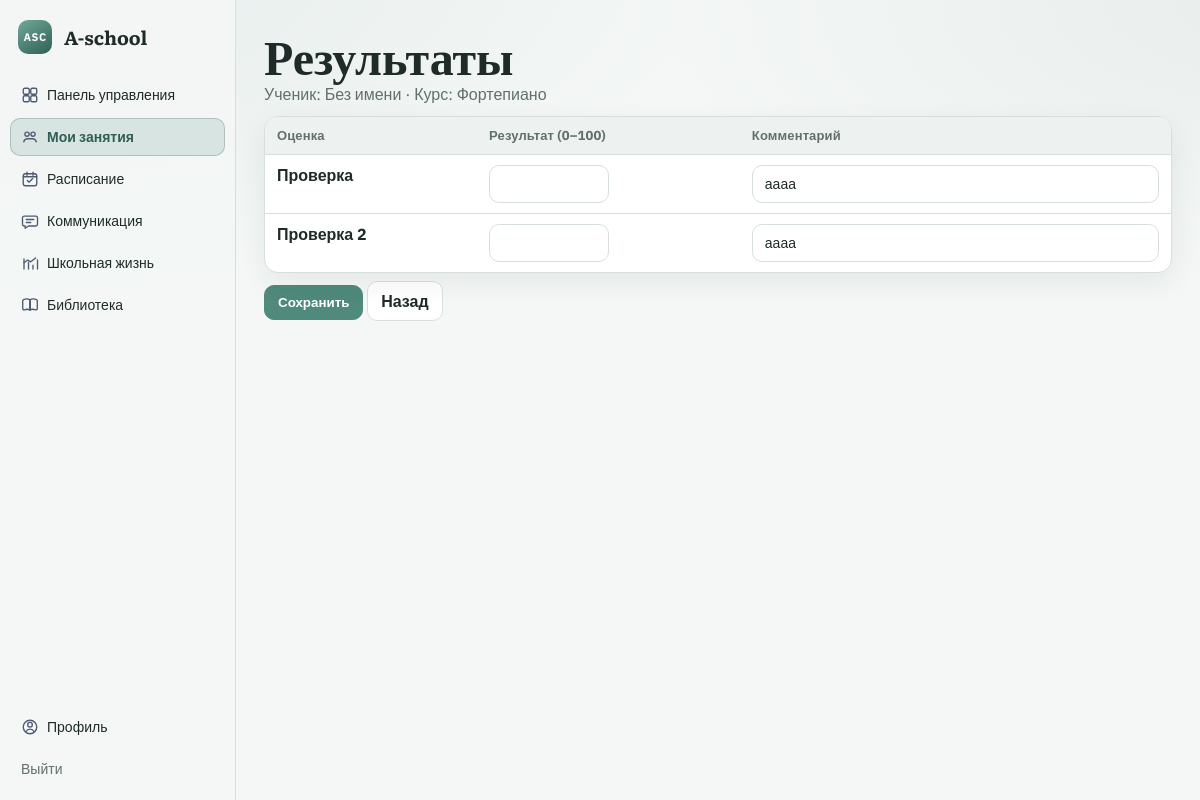
/teacher/students/3/results/ (signed in), run on an earlier commit of the app's database.
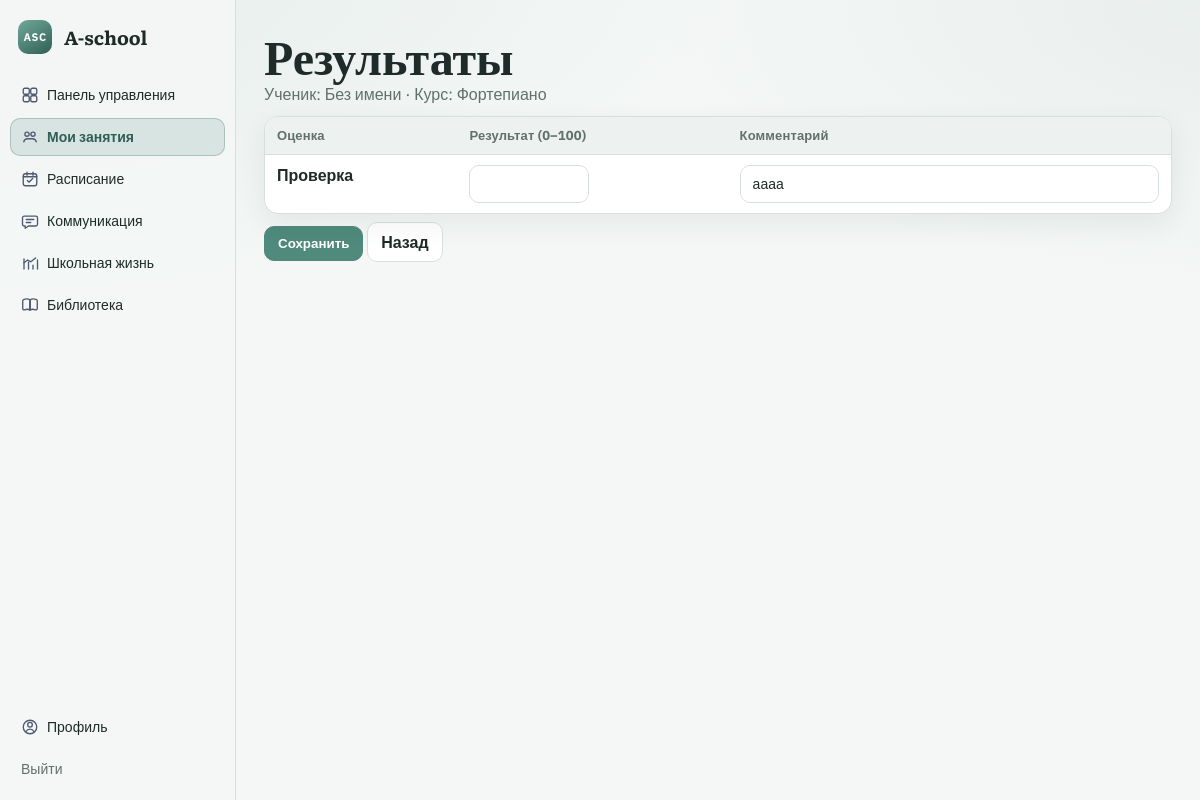
And on a later commit of the database.
### apps/gradebook/models.py (models this page shows, shortened)
class Assessment(models.Model):
    class AssessmentType(models.TextChoices):
        HOMEWORK = "HOMEWORK", "Домашнее задание"
        PERFORMANCE = "PERFORMANCE", "Выступление"
        JURY = "JURY", "Жюри"
        THEORY_TEST = "THEORY_TEST", "Тест по теории"
    course = models.ForeignKey(Course, on_delete=models.CASCADE, related_name="assessments")
    title = models.CharField(max_length=200)
    assessment_type = models.CharField(max_length=32, choices=AssessmentType.choices)
    max_score = models.DecimalField(max_digits=6, decimal_places=2, default=100)
    weight = models.DecimalField(max_digits=6, decimal_places=2, default=1)
    source_assignment = models.OneToOneField(
        "homework.Assignment",
        null=True,
        blank=True,
        on_delete=models.SET_NULL,
        related_name="assessment",
    )
    class Meta:
        unique_together = ("course", "title")
        ordering = ("id",)

class Grade(models.Model):
    assessment = models.ForeignKey(Assessment, on_delete=models.CASCADE, related_name="grades")
    student = models.ForeignKey(settings.AUTH_USER_MODEL, on_delete=models.CASCADE, related_name="grades")
    score = models.DecimalField(max_digits=6, decimal_places=2, null=True, blank=True)
    comment = models.TextField(blank=True, default="")
    class Meta:
        unique_together = ("assessment", "student")

### apps/gradebook/views.py (the view, shortened to what this page needs)
# urls.py: path("teacher/students/<int:student_id>/results/", teacher_student_results, name="teacher_student_results"),
@role_required(Profile.Role.TEACHER)
def teacher_student_results(request, student_id: int):
    student = get_teacher_student_or_404(request.user, student_id)
    course, status = resolve_teacher_course_for_student(request.user, student)
    if status == "none":
        return HttpResponseForbidden("Ученик не назначен на ваш курс.")
    if status == "multiple":
        return HttpResponseForbidden("У ученика несколько ваших курсов. Уточните курс у администратора.")
    assessments = list(Assessment.objects.filter(course=course).order_by("id"))
    grades = Grade.objects.filter(assessment__in=assessments, student=student).select_related("assessment")
    grade_map = {g.assessment_id: g for g in grades}
    rows = [{"assessment": a, "grade": grade_map.get(a.id)} for a in assessments]
    return render(
        request,
        "gradebook/teacher_student_results.html",
        {
            "course": course,
            "student": student,
            "rows": rows,
        },
    )

### apps/school/utils.py (called while the page is built)
def get_teacher_students(user, *, cycle: str = ""):
    user_model = get_user_model()
    students = (
        user_model.objects.filter(
            enrollments__course__teacher=user,
            profile__role=Profile.Role.STUDENT,
        )
        .select_related("profile")
        .distinct()
        .order_by("first_name", "last_name", "username")
    )
    if cycle:
        students = students.filter(profile__cycle=cycle)
    return students

def get_teacher_student_or_404(teacher, student_id: int):
    from django.shortcuts import get_object_or_404
    return get_object_or_404(get_teacher_students(teacher), id=student_id)

def resolve_teacher_course_for_student(teacher, student):
    courses = list(
        Course.objects.filter(teacher=teacher, enrollments__student=student).distinct().order_by("name")[:2]
    )
    if not courses:
        return None, "none"
    if len(courses) == 1:
        return courses[0], "single"
    return courses[0], "multiple"

### templates/gradebook/teacher_student_results.html (shortened to what this page needs)
{% extends "base.html" %}
{% block content %}
  <h1>Результаты</h1>
  <p class="muted">Ученик: {{ student.get_full_name|default:"Без имени" }} · Курс: {{ course.name }}</p>
  {% if rows %}
    <form method="post">
      <div class="table-wrap">
        <table class="table">
          <thead>
            <tr>
              <th>Оценка</th>
              <th>Результат (0–100)</th>
              <th>Комментарий</th>
            </tr>
          </thead>
          <tbody>
            {% for row in rows %}
              <tr>
                <td class="th-title">{{ row.assessment.title }}</td>
                <td>
                  <input class="input input-score" type="number" min="0" max="100" name="grade-{{ row.assessment.id }}"
                         value="{% if row.grade and row.grade.score != None %}{{ row.grade.score }}{% endif %}">
                </td>
                <td>
                  <input class="input" type="text" name="comment-{{ row.assessment.id }}"
                         value="{% if row.grade %}{{ row.grade.comment }}{% endif %}">
                </td>
              </tr>
            {% endfor %}
          </tbody>
        </table>
      </div>
      <div style="margin-top: 12px;">
        <button class="btn" type="submit">Сохранить</button>
        <a class="btn" href="/teacher/students/{{ student.id }}/">Назад</a>
      </div>
    </form>
  {% else %}
    <p class="muted">Оценок пока нет.</p>
  {% endif %}
{% endblock %}

What changed in the data, as far as the page shows it:
removed Assessment: assessment "Проверка 2", grade.comment "аааа"
